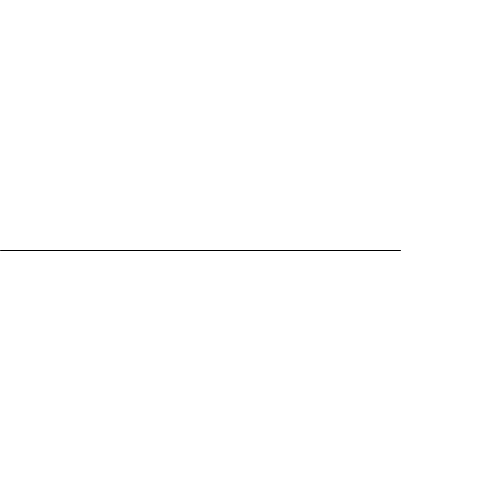
Frame 1 (no input)
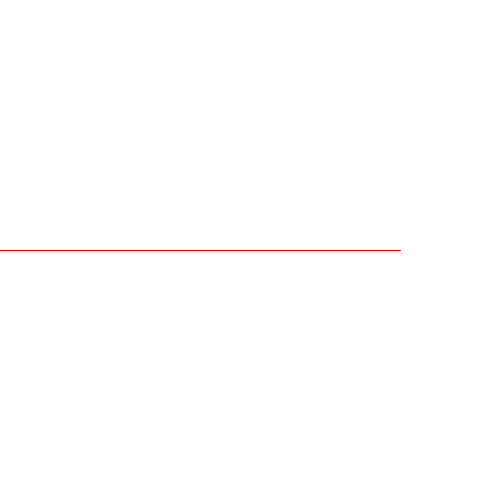
Frame 60 (the mouse pressed at the canvas centre just before this capture)
Frame 120 (the mouse held since frame 60 and released just before this capture): identical to frame 60, image omitted

The Processing sketch that drew these frames (run headless with seeded random() and noise(); from frame 60 on, the mouse is pressed at the canvas centre):

// Processing sketch: Question_2
// ── Question_2.pde
void setup(){
  
  size(500,500);
 background(255,255,255); 
  
}



void draw (){
  
  line(0,250,400,250);
  
  stroke(255,0,0);
}
